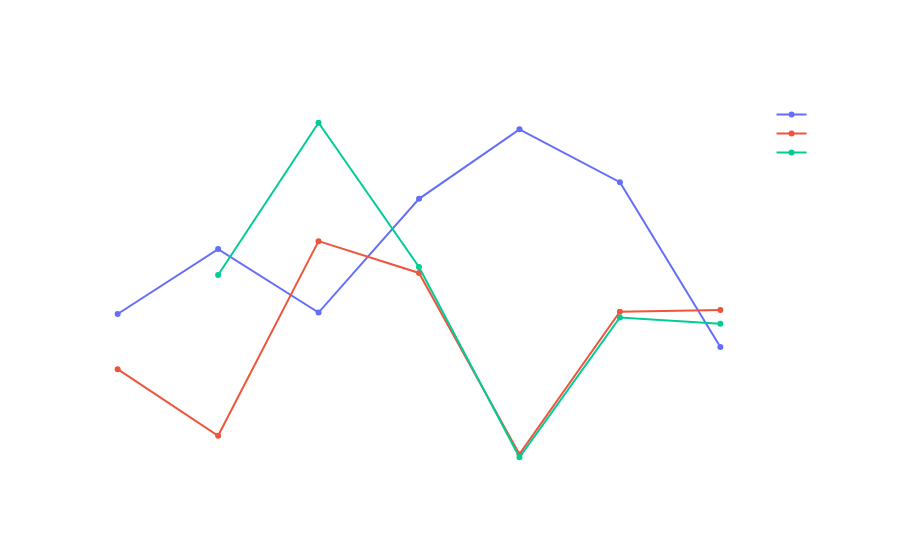

The code cell stored with this chart in its notebook:
### Code cell
lin_fig = go.Figure()

for topic in topic_df_overtime.topic.unique():
    lin_fig.add_trace(go.Scatter(
        x=topic_df_overtime[topic_df_overtime.topic == topic]['time'],
        y=topic_df_overtime[topic_df_overtime.topic == topic]['sentiment'],
        name=topic,
        connectgaps=True
    ))

lin_fig.update_layout(
    title="Sentiment by Topic Overtime",
    xaxis_title="Year",
    yaxis_title="Sentiment",
    paper_bgcolor='rgba(0,0,0,0)', 
    plot_bgcolor='rgba(0,0,0,0)',
    font_color='#FFFFFF'
)
# lin_fig.show() #comment this for flask app

### Figure 1 — Plotly figure (JSON) as saved in the notebook; plotly's stock layout.template omitted (floating-point values rounded to 4 significant figures)
{"data": [{"connectgaps": true, "name": "environment", "type": "scatter", "x": [2016, 2017, 2018, 2019, 2020, 2021, 2022], "y": [0.1972, 0.2864, 0.1991, 0.3555, 0.4512, 0.3784, 0.1516]}, {"connectgaps": true, "name": "transport", "type": "scatter", "x": [2016, 2017, 2018, 2019, 2020, 2021, 2022], "y": [0.1212, 0.02949, 0.2974, 0.2536, 0.0042, 0.2001, 0.2024]}, {"connectgaps": true, "name": "health", "type": "scatter", "x": [2017, 2018, 2019, 2020, 2021, 2022], "y": [0.2507, 0.4603, 0.2618, 0, 0.1924, 0.1836]}], "layout": {"font": {"color": "#FFFFFF"}, "paper_bgcolor": "rgba(0,0,0,0)", "plot_bgcolor": "rgba(0,0,0,0)", "title": {"text": "Sentiment by Topic Overtime"}, "xaxis": {"title": {"text": "Year"}}, "yaxis": {"title": {"text": "Sentiment"}}}}
